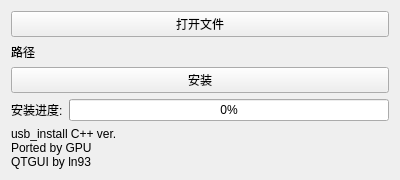
<?xml version="1.0" encoding="UTF-8"?>
<ui version="4.0">
 <class>MainWindow</class>
 <widget class="QMainWindow" name="MainWindow">
  <property name="geometry">
   <rect>
    <x>0</x>
    <y>0</y>
    <width>400</width>
    <height>134</height>
   </rect>
  </property>
  <property name="windowTitle">
   <string>NSP安装器(Alpha0.11)</string>
  </property>
  <widget class="QWidget" name="centralWidget">
   <layout class="QVBoxLayout" name="verticalLayout">
    <item>
     <widget class="QPushButton" name="fopenpushButton">
      <property name="text">
       <string>打开文件</string>
      </property>
     </widget>
    </item>
    <item>
     <widget class="QLabel" name="label">
      <property name="text">
       <string>路径</string>
      </property>
     </widget>
    </item>
    <item>
     <widget class="QPushButton" name="RuninstallpushButton">
      <property name="text">
       <string>安装</string>
      </property>
     </widget>
    </item>
    <item>
     <layout class="QHBoxLayout" name="horizontalLayout">
      <item>
       <widget class="QLabel" name="label_2">
        <property name="text">
         <string>安装进度:</string>
        </property>
       </widget>
      </item>
      <item>
       <widget class="QProgressBar" name="InstallprogressBar">
        <property name="enabled">
         <bool>true</bool>
        </property>
        <property name="value">
         <number>0</number>
        </property>
        <property name="alignment">
         <set>Qt::AlignCenter</set>
        </property>
        <property name="textVisible">
         <bool>true</bool>
        </property>
       </widget>
      </item>
     </layout>
    </item>
    <item>
     <widget class="QLabel" name="CoutLabel">
      <property name="text">
       <string>usb_install C++ ver.
Ported by GPU
QTGUI by ln93</string>
      </property>
     </widget>
    </item>
   </layout>
  </widget>
 </widget>
 <layoutdefault spacing="6" margin="11"/>
 <resources/>
 <connections/>
</ui>
